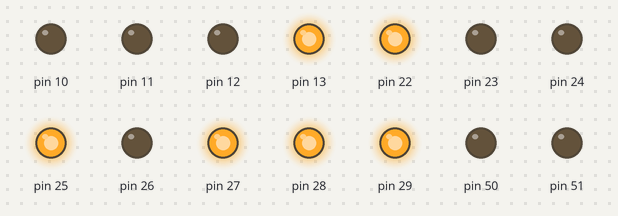
Simulated run of this sketch. Board: Arduino Mega 2560, built with avr-gcc and run on an emulated ATmega2560. Shown: output pins drawn as LEDs (lit = HIGH). At 0.0 s the program stops and its outputs stay as they are.

Above: at 0.1 s.
Timing chart, 0 to 1.5 s (numbered marks = the images above):
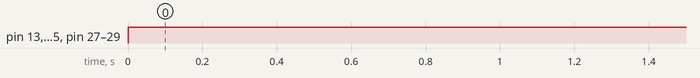

The sketch:

intro.ino
```cpp
void setup() {
  DDRA=255;
  DDRB=255;

}


void
line(
        uint8_t y0,
        uint8_t x0,
        uint8_t y1,
        uint8_t x1
)
{
        int dx, dy, sx, sy;

        if (x0 < x1)
        {
                dx = x1 - x0;
                sx = 1;
        } else {
                dx = x0 - x1;
                sx = -1;
        }

        if (y0 < y1)
        {
                dy = y1 - y0;
                sy = 1;
        } else {
                dy = y0 - y1;
                sy = -1;
        }

        int err = dx - dy;

        while (1)
        {
                PORTB = x0;
                PORTA = y0;

                if (x0 == x1 && y0 == y1)
                        break;

                int e2 = 2 * err;
                if (e2 > -dy)
                {
                        err = err - dy;
                        x0 += sx;
                }
                if (e2 < dx)
                {
                        err = err + dx;
                        y0 += sy;
                }
                delayMicroseconds(40);
        }
}


unsigned char sinTab[]=
{
 127,130,133,136,139,143,146,149,152,155,158,161,164,167,170,173,176,178,181,184,187,190,192,195,198,200,203,205,208,210,212,215,217,219,221,223,225,227,229,231,233,234,236,238,239,240,
  242,243,244,245,247,248,249,249,250,251,252,252,253,253,253,254,254,254,254,254,254,254,253,253,253,252,252,251,250,249,249,248,247,245,244,243,242,240,239,238,236,234,233,231,229,227,225,223,
  221,219,217,215,212,210,208,205,203,200,198,195,192,190,187,184,181,178,176,173,170,167,164,161,158,155,152,149,146,143,139,136,133,130,127,124,121,118,115,111,108,105,102,99,96,93,90,87,84,81,78,
  76,73,70,67,64,62,59,56,54,51,49,46,44,42,39,37,35,33,31,29,27,25,23,21,20,18,16,15,14,12,11,10,9,7,6,5,5,4,3,2,2,1,1,1,0,0,0,0,0,0,0,1,1,1,2,2,3,4,5,5,6,7,9,10,11,12,14,15,16,18,20,21,23,25,27,29,31,
  33,35,37,39,42,44,46,49,51,54,56,59,62,64,67,70,73,76,78,81,84,87,90,93,96,99,102,105,108,111,115,118,121,124
 };

 unsigned char cosTab[]=
 {128,131,134,137,140,143,146,149,152,155,158,162,165,167,170,173,176,179,182,185,188,190,193,196,198,201,203,206,208,211,213,215,
218,220,222,224,226,228,230,232,234,235,237,238,240,241,243,244,245,246,248,249,250,250,251,252,253,253,254,254,254,255,255,255,
255,255,255,255,254,254,254,253,253,252,251,250,250,249,248,246,245,244,243,241,240,238,237,235,234,232,230,228,226,224,222,220,
218,215,213,211,208,206,203,201,198,196,193,190,188,185,182,179,176,173,170,167,165,162,158,155,152,149,146,143,140,137,134,131,
128,124,121,118,115,112,109,106,103,100,97,93,90,88,85,82,79,76,73,70,67,65,62,59,57,54,52,49,47,44,42,40,
37,35,33,31,29,27,25,23,21,20,18,17,15,14,12,11,10,9,7,6,5,5,4,3,2,2,1,1,1,0,0,0,
0,0,0,0,1,1,1,2,2,3,4,5,5,6,7,9,10,11,12,14,15,17,18,20,21,23,25,27,29,31,33,35,
37,40,42,44,47,49,52,54,57,59,62,65,67,70,73,76,79,82,85,88,90,93,97,100,103,106,109,112,115,118,121,124,
128,131,134,137,140,143,146,149,152,155,158,162,165,167,170,173,176,179,182,185,188,190,193,196,198,201,203,206,208,211,213,215,
218,220,222,224,226,228,230,232,234,235,237,238,240,241,243,244,245,246,248,249,250,250,251,252,253,253,254,254,254,255,255,255,
255,255,255,255,254,254,254,253,253,252,251,250,250,249,248,246,245,244,243,241,240,238,237,235,234,232,230,228,226,224,222,220,
218,215,213,211,208,206,203,201,198,196,193,190,188,185,182,179,176,173,170,167,165,162,158,155,152,149,146,143,140,137,134,131,
128,124,121,118,115,112,109,106,103,100,97,93,90,88,85,82,79,76,73,70,67,65,62,59,57,54,52,49,47,44,42,40,
37,35,33,31,29,27,25,23,21,20,18,17,15,14,12,11,10,9,7,6,5,5,4,3,2,2,1,1,1,0,0,0,
0,0,0,0,1,1,1,2,2,3,4,5,5,6,7,9,10,11,12,14,15,17,18,20,21,23,25,27,29,31,33,35,
37,40,42,44,47,49,52,54,57,59,62,65,67,70,73,76,79,82,85,88,90,93,97,100,103,106,109,112,115,118,121,124,
 };

unsigned char parabola[] =
{
0	,
0	,
0	,
0	,
0	,
0	,
0	,
0	,
0	,
0	,
1	,
1	,
1	,
1	,
1	,
1	,
1	,
1	,
1	,
2	,
2	,
2	,
2	,
2	,
3	,
3	,
3	,
3	,
3	,
4	,
4	,
4	,
4	,
5	,
5	,
5	,
5	,
6	,
6	,
6	,
7	,
7	,
7	,
8	,
8	,
8	,
9	,
9	,
10	,
10	,
10	,
11	,
11	,
12	,
12	,
12	,
13	,
13	,
14	,
14	,
15	,
15	,
16	,
16	,
17	,
17	,
18	,
18	,
19	,
19	,
20	,
20	,
21	,
22	,
22	,
23	,
23	,
24	,
25	,
25	,
26	,
26	,
27	,
28	,
28	,
29	,
30	,
30	,
31	,
32	,
33	,
33	,
34	,
35	,
35	,
36	,
37	,
38	,
39	,
39	,
40	,
41	,
42	,
42	,
43	,
44	,
45	,
46	,
47	,
48	,
48	,
49	,
50	,
51	,
52	,
53	,
54	,
55	,
56	,
57	,
57	,
58	,
59	,
60	,
61	,
62	,
63	,
64	,
65	,
66	,
67	,
68	,
69	,
70	,
71	,
73	,
74	,
75	,
76	,
77	,
78	,
79	,
80	,
81	,
82	,
84	,
85	,
86	,
87	,
88	,
89	,
91	,
92	,
93	,
94	,
95	,
97	,
98	,
99	,
100	,
102	,
103	,
104	,
105	,
107	,
108	,
109	,
111	,
112	,
113	,
115	,
116	,
117	,
119	,
120	,
121	,
123	,
124	,
125	,
127	,
128	,
130	,
131	,
133	,
134	,
135	,
137	,
138	,
140	,
141	,
143	,
144	,
146	,
147	,
149	,
150	,
152	,
153	,
155	,
157	,
158	,
160	,
161	,
163	,
165	,
166	,
168	,
169	,
171	,
173	,
174	,
176	,
178	,
179	,
181	,
183	,
184	,
186	,
188	,
189	,
191	,
193	,
195	,
196	,
198	,
200	,
202	,
203	,
205	,
207	,
209	,
211	,
212	,
214	,
216	,
218	,
220	,
222	,
223	,
225	,
227	,
229	,
231	,
233	,
235	,
237	,
239	,
241	,
243	,
245	,
246	,
248	,
250
};

int id=10000; //intro delay determines speed of laser point

float AH=1;//Circle height(0 to 1)
unsigned char j=64;
void loop() {

  for(int icc=1;icc<3.14;icc){//counter to give laser x position
  PORTB=128;//laser mid way up y axis
  PORTA=127+127*sin(icc);//multiply sin value by 127 to give max value of 127
icc+0.01;
//delayMicroseconds(id);
  }
}
```

Measured:
- by itself, pin 13, pin 22, pin 25, pin 27–29: LOW → HIGH at 0.00 s
